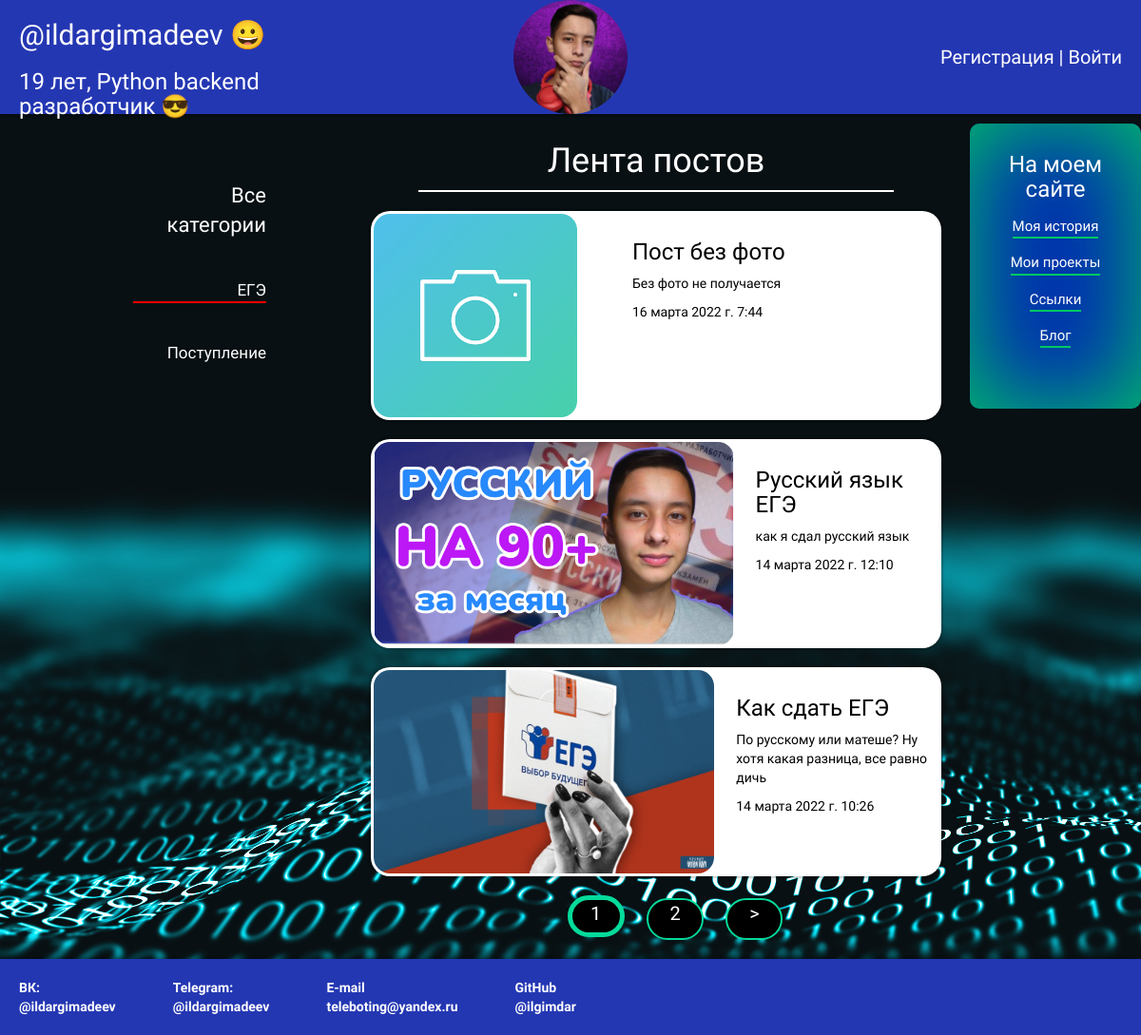
The app's page /articles/category/1/, older data.
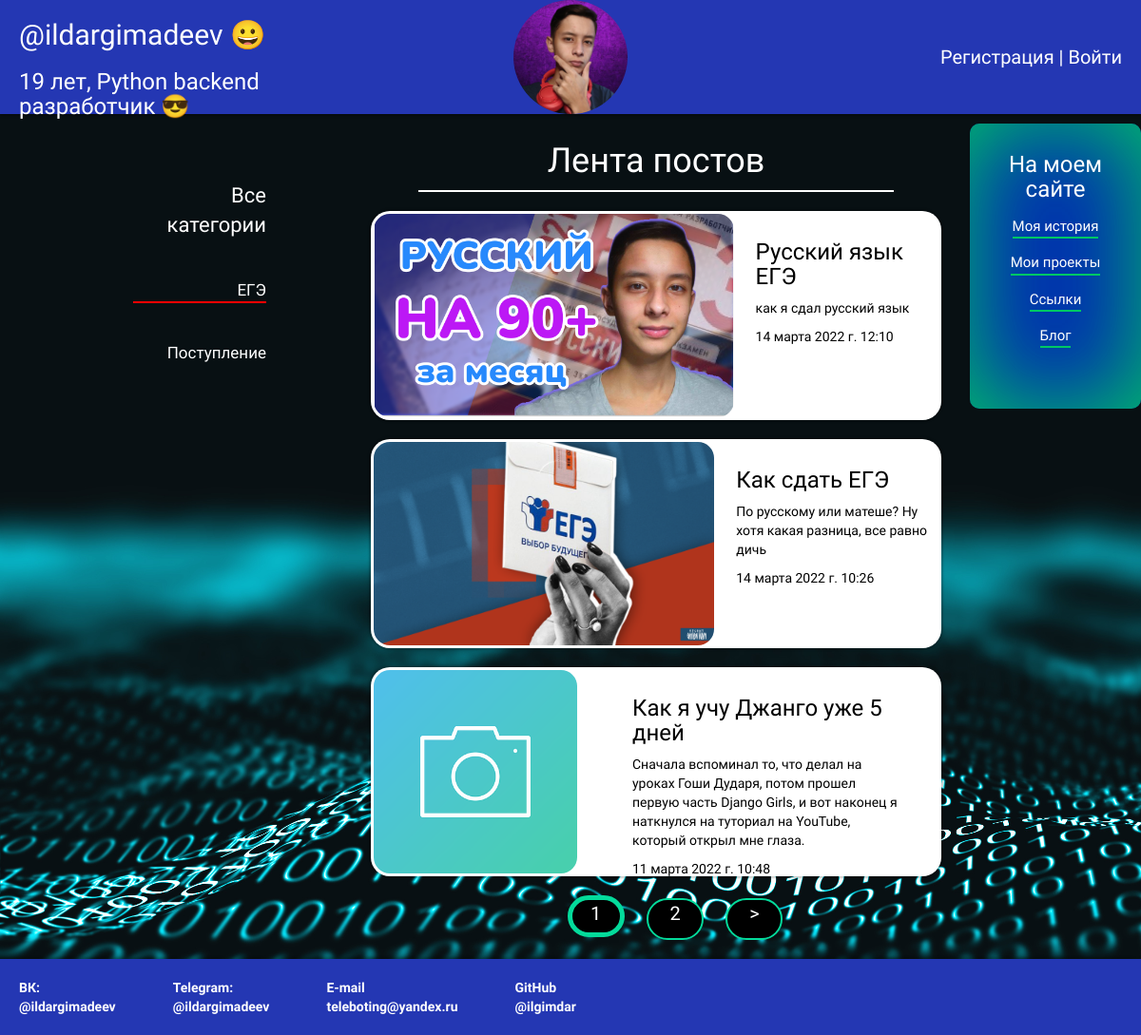
The same page, newer data.
### blog/models.py (models this page shows, shortened)
class Category(models.Model):
    name = models.CharField(max_length=50, db_index=True, verbose_name='Категория')
    class Meta:
        verbose_name = 'Категория'
        verbose_name_plural = 'Категории'
    def get_absolute_url(self):
        return reverse('category', kwargs={'cat_id': self.pk})

class Post(models.Model):
    author = models.ForeignKey(settings.AUTH_USER_MODEL, on_delete=models.CASCADE, verbose_name='Автор статьи')
    title = models.CharField(max_length=200, verbose_name='Заголовок')
    text = models.TextField(verbose_name='Текст статьи')
    created_date = models.DateTimeField(default=timezone.now)
    published_date = models.DateTimeField(blank=True, null=True, verbose_name='Дата публикации')
    photo = models.ImageField(null=True)
    cat = models.ForeignKey('Category', on_delete=models.PROTECT, null=True, verbose_name='Категория')
    class Meta:
        verbose_name = 'Пост'
        verbose_name_plural = 'Посты'
        ordering = ['id']

### articles/views.py (the view)
# urls.py: path('category/<int:cat_id>/', PostCat.as_view(), name='category')
class PostCat(DataMixin, ListView):
    paginate_by = 3
    paginate_orphans = 1
    model = Post
    template_name = 'articles/article_category.html'
    context_object_name = 'posts'
    def get_queryset(self):
        return Post.objects.filter(cat=self.kwargs['cat_id']).order_by('-published_date')
    def get_context_data(self, **kwargs):
        context = super().get_context_data(**kwargs)
        c_def = self.get_user_context(cat_selected=self.kwargs['cat_id'])
        return dict(list(context.items()) + list(c_def.items()))

### articles/templatetags/articles_tags.py (called while the page is built)
@register.simple_tag(name='getcats')
def get_categories():
    return Category.objects.all()

### articles/utils.py (called while the page is built)
    def get_user_context(self, **kwargs):
        context = kwargs
        cats = Category.objects.all()
        context['cats'] = cats
        if 'cat_selected' not in context:
            context['cat_selected'] = 0
        return context

### articles/templates/articles/article_category.html (shortened to what this page needs)
{% extends 'blog/base.html' %}
{% load static %}
{% load articles_tags %}
{% block content %}
<aside class="sidebar1">
    <nav class="nav">
        <ul>
            <li class="active"><a href="{% url 'post_list' %}">Все категории</a></li>
            {% getcats as cats %}
            {% for c in cats %}
                {% if c.id == cat_selected %}
                    <li class="current-cat"><a href="{{ c.get_absolute_url }}">{{ c.name }}</a></li>
                {% else %}
                    <li><a href="{{ c.get_absolute_url }}">{{ c.name }}</a></li>
                {% endif %}
            {% endfor %}
        </ul>
    </nav>
</aside>
<div class="content twitter">
    <div class="articles-name">
        <h1>Лента постов</h1>
    </div>
    {% for post in posts %}
    <div class="post post-card">
        {% if post.photo and post.photo.url %}
            <img src="{{ post.photo.url }}">
        {% else %}
            <img src="{% static 'images/default.png' %}" alt="" class="post_img">
        {% endif %}
        <div class="post-card-inside">
            <h3><a href="{% url 'post_detail' pk=post.pk %}">{{ post.title }}</a></h3>
            <p>{{ post.text|linebreaksbr|truncatewords:30}}</p>
            <p>{{ post.published_date }}</p>
        </div>
    </div>
    {% endfor %}
    {% if page_obj.has_other_pages %}
     <nav class="list-pages">
        <ul>
            {% for p in paginator.page_range %}
                {% if page_obj.number == p %}
                    <li class="page-num page-num-selected">
                        <a href="?page={{ p }}">{{ p }}</a>
                    </li>
                  {% elif p >= page_obj.number|add:-1 and p <= page_obj.number|add:1 %}
                    <li class="page-num">
                        <a href="?page={{ p }}">{{ p }}</a>
                    </li>
                {% endif %}
            {% endfor %}
            {% if page_obj.has_next %}
                <li class="page-num">
                        <a href="?page={{ page_obj.next_page_number }}">&gt</a>
                </li>
            {% endif %}
        </ul>
    </nav>
    {% endif %}
</div>
{% endblock %}

Row changes from the older to the newer data that the page shows:
removed Post: title "Пост без фото", text "Без фото не получается", published_date "16 марта 2022 г. 7:44"
now on this page (row unchanged): Post: title "Как я учу Джанго уже 5 дней", text "Сначала вспоминал то, что делал на уроках Гоши Дударя, потом прошел первую часть Django Girls, и вот наконец я наткнулся на туториал на YouTube, который открыл мне глаза.", published_date "11 марта 2022 г. 10:48"
